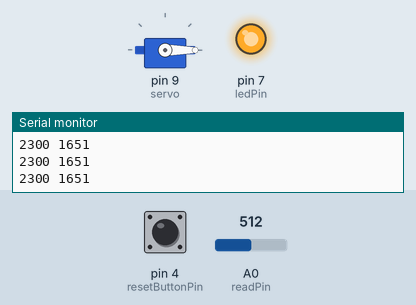
Recording of a sketch running on a simulated Arduino Uno, built with avr-gcc and run on an emulated ATmega328P. On the bench: servo, output pins drawn as LEDs (lit = HIGH), the last lines printed to the serial monitor. Dashed ring = blinking. The test bench sets the inputs (shaded band); at power-on: pin 4 (resetButtonPin) HIGH, A0 (readPin) = 512.

Above: at 1.5 s.
1.6 s: pin 4 (resetButtonPin) pulled LOW for 0.15 s
At 2.2 s:
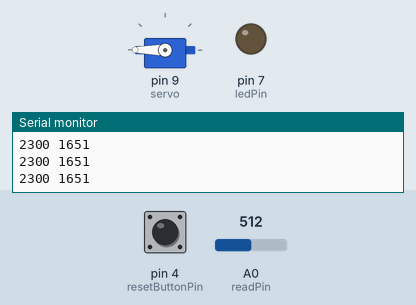
3.2 s: A0 (readPin) set to 695
4.7 s: A0 (readPin) set to 731
At 5.3 s:
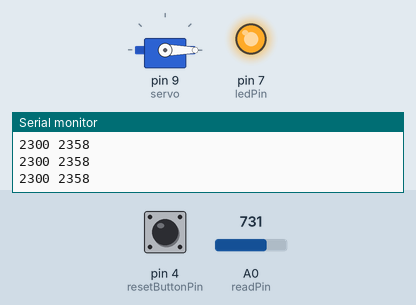
6.2 s: pin 4 (resetButtonPin) pulled LOW for 3.2 s
At 6.65 s:
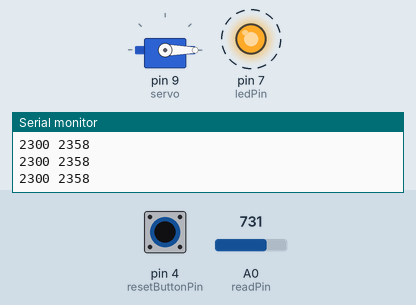
Timing chart, 0 to 11.0 s (numbered marks = the images above; inputs shaded):
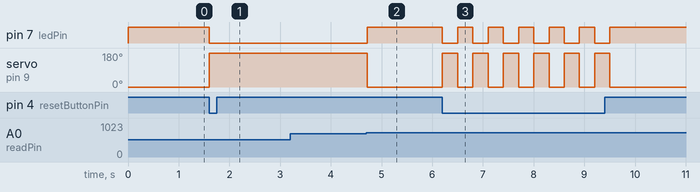

Measured:
- the behaviour switches between 713 and 714 on A0 (readPin) (found by bisection; images 1 and 2)
- after the input at 1.6 s, pin 7 (ledPin): HIGH → LOW at once; servo on pin 9 (servo): 0° → 180° at once
- after the input at 4.7 s, pin 7 (ledPin): LOW → HIGH at once; servo on pin 9 (servo): 180° → 0° at once
- after the input at 6.2 s, pin 7 (ledPin): alternates HIGH for 0.30 s and LOW for 0.30 s, 12 changes in all, then stays HIGH, starting at once; servo on pin 9 (servo): alternates 180° for 0.30 s and 0° for 0.30 s, 12 changes in all, then stays 0°, starting at once

The sketch:

motor_emg.ino
```cpp
#include <Servo.h>

Servo servo;  // Create a servo object

// define sampling frequency :
int fs = 50 , period = 0 ;
unsigned long currentTime = 0 , previousTime = 0 ;
int readPin = A0 ; // input pin from the emg
int ledPin = 7 ;
int resetButtonPin = 4;   // Pin for the reset button
int sensorValue = 0 ; // variable to store the value coming from the sensor
float x=0.0, x1=0.0, x2=0.0;
int y=0;
bool open;
int angleclos = 180;
int angleopen = 0;

// auxiliar functions --------------------------------------------------
int filter(float x, float x1, float x2)
{
int out;
out=int((x+x1+x2)/3);
return(out);
}

void servopen(){
  servo.write(angleopen);
  digitalWrite(ledPin, HIGH);
  open = true;
  delay(300);
}

void servoclos(){
  servo.write(angleclos);
  digitalWrite(ledPin, LOW);
  open = false;
  delay(300);
}
//----------------------------------------------------------------------

void setup(){
Serial.begin(9600) ;
period = int(1000*1/(float)fs);
pinMode(ledPin, OUTPUT);
servo.attach(9);
servopen();
pinMode(resetButtonPin, INPUT_PULLUP); // Enable internal pull-up resistor for the button

}

void loop() {
currentTime = millis() ;
if(currentTime - previousTime >= period) {
  previousTime = currentTime ;

  float emgValue = analogRead(A0);
  sensorValue = emgValue * 3300 / 1023;
  //Serial.println(emgValue);

  x2=x1;
  x1=x;
  x = float(sensorValue); // read values (0 to 1023) from the input pin
  y=filter(x,x1,x2);
  delay(0.02);

  //Check if the sensor value exceeds 1150:
  if (!open && y > 2300){
    servopen();
  }

  // Check if the reset button is pressed
  int resetButtonState = digitalRead(resetButtonPin);
  if (resetButtonState == LOW) {
    servoclos();
  }

  //Serial.print(0); // To freeze the lower limit
  //Serial.print(" ");
  Serial.print(2300); // To freeze the upper limit
  Serial.print(" ");
  //Serial.println(sensorValue);
  Serial.println(y);
}
}
```
